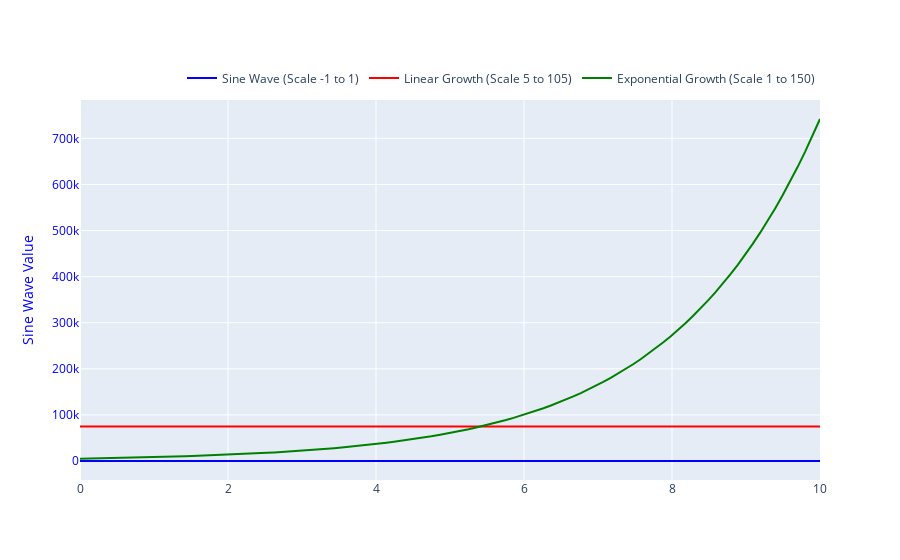

Source (notebook cell):
### Code cell
import plotly.graph_objects as go
from plotly.subplots import make_subplots
import numpy as np

# Sample data with different scales
np.random.seed(42)
x = np.linspace(0, 10, 100)
y1 = np.sin(x)  # Values between -1 and 1
y2 = 10 * x + 5  * 15_000 # Values roughly between 5 and 105
y3 = np.exp(0.5 * x)  * 5000 # Values roughly between 1 and 150

# Create the figure with a secondary y-axis
fig = make_subplots(specs=[[{'secondary_y': False}]])

# Add the first trace (linked to the primary y-axis)
fig.add_trace(go.Scatter(x=x, y=y1, name='Sine Wave (Scale -1 to 1)', line=dict(color='blue'), yaxis="y1"),
              secondary_y=False)

# Add the second trace (linked to the secondary y-axis)
fig.add_trace(go.Scatter(x=x, y=y2, name='Linear Growth (Scale 5 to 105)', line=dict(color='red'), yaxis="y2"),
              secondary_y=False)

# Add the third trace (create a new y-axis with its own scale)
fig.add_trace(go.Scatter(x=x, y=y3, name='Exponential Growth (Scale 1 to 150)', line=dict(color='green'), yaxis="y3"),
              secondary_y=False)

# Update layout to add the third y-axis properties
fig.update_layout(
    yaxis=dict(
        title='Sine Wave Value',
        color='blue',
        autoshift=True,
    ),
    yaxis2=dict(
        title='Linear Growth Value',
        titlefont=dict(color='red'),
        tickfont=dict(color='red'),
        overlaying='y',
        side='right',
        autoshift=True,
    ),
    yaxis3=dict(
        title='Exponential Growth Value',
        titlefont=dict(color='green'),
        tickfont=dict(color='green'),
        anchor='free',
        overlaying='y',
        side='left',
        position=0.05,
        autoshift=True,
    ),
    legend=dict(orientation="h", yanchor="bottom", y=1.02, xanchor="right", x=1)
)

fig.show()
